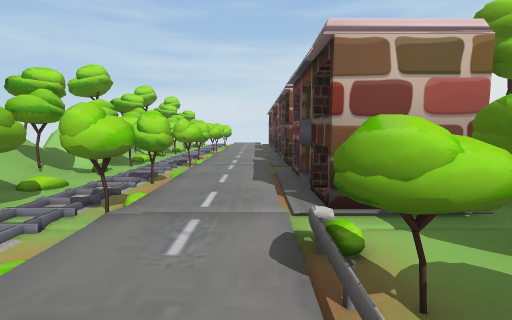
view 1 (above)

16 first-person views from a walk through a 3-D level made in the Unity game engine. The camera is 1.4 m above the floor, tilts 6° down and sees 85° across. The floor is counted in squares, 2 m on a side. Each view is taken from the middle of a square. On the plan, view 1 faces up. The plan holds only what a view shows up to about 9 squares ahead; the rest is blank. The place goes on beyond the plan. The player is left out. Some surface patterns are stand-ins.

view 2
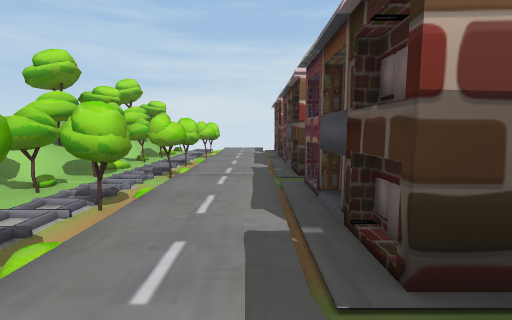

view 3
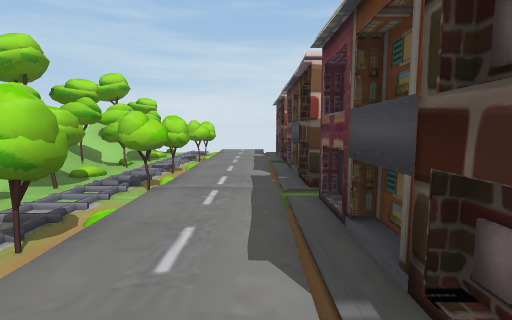

view 4
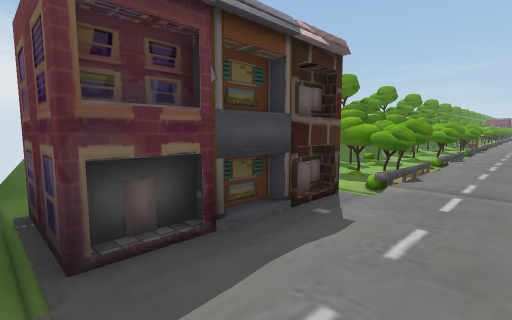

view 5
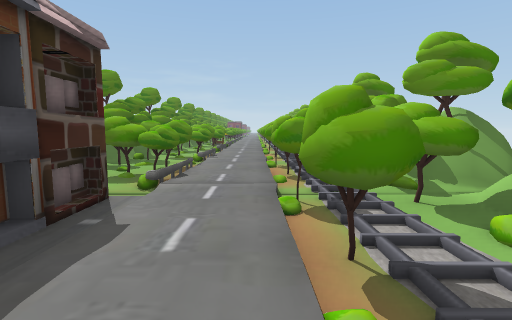

view 6
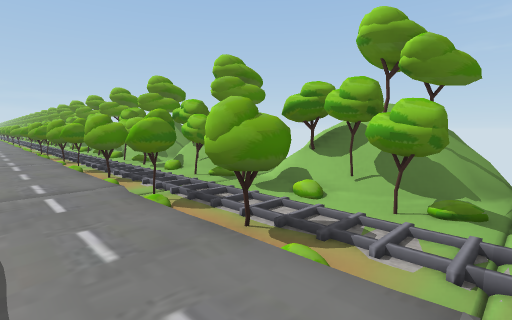

view 7
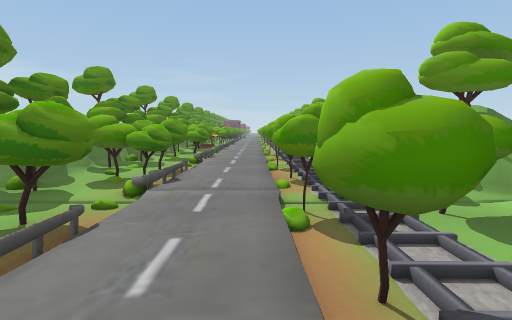

view 8
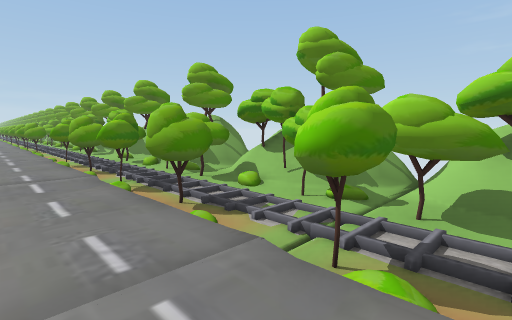

view 9
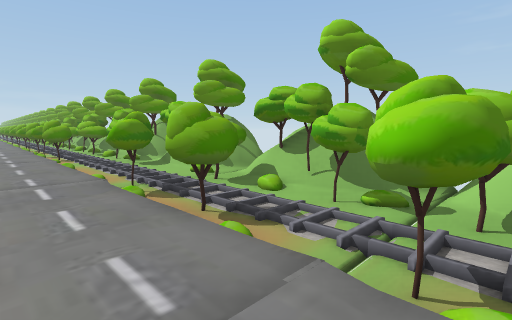

view 10
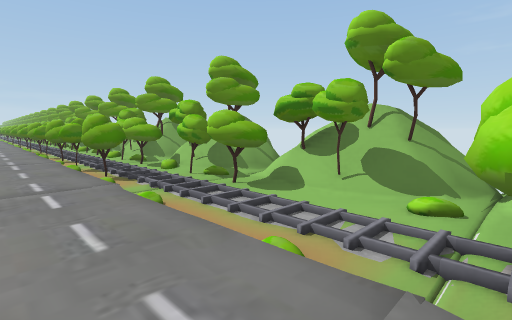

view 11
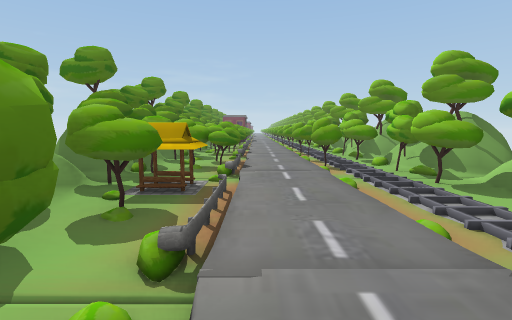

view 12
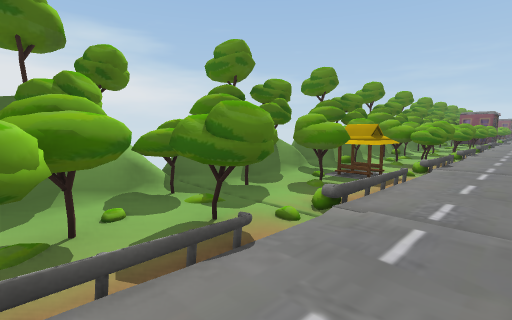

view 13
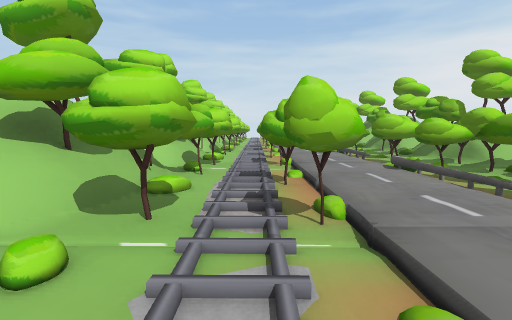

view 14
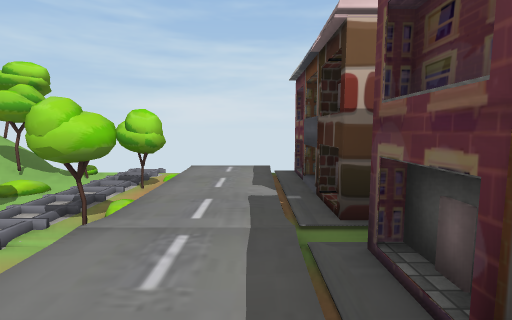

view 15
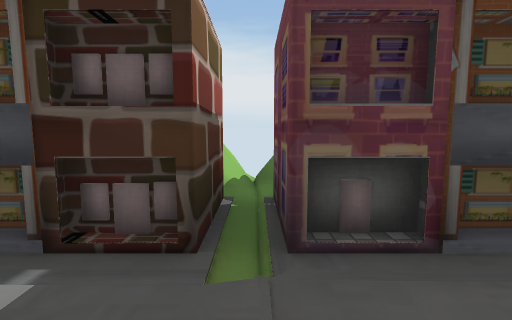

view 16
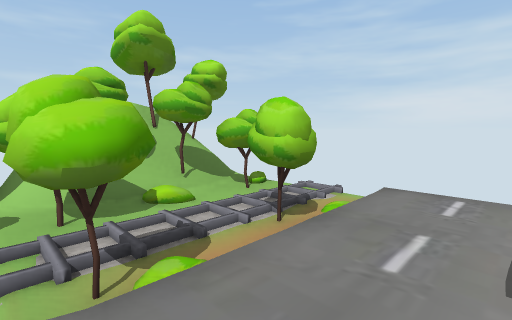

### Floor plan
Key: @ floor where view 1 was taken; # wall or solid block; x gap in a wall; . main floor; - floor 0.25 m lower than the main floor; / step, stairs or slope; ^ raised ledge; v drop or lower ground.
Columns run from 5 left of view 1 to 4 right of it. Each row starts with its distance up from view 1.
 16   #/..#
 15   ##..#
 14   ##..##
 13   ##..///x
 12   ##..##
 11   #/..#
 10   #/..#
  9   #/..#
  8   ##..#
  7   ##..#
  6    #..///x
  5    #..####
  4   ##..#
  3   ##..#
  2   #/..#
  1   ##..#
  0   ##.@#
 -1    #..#
 -2   ##..#
 -3   ##..#
 -4   #/#.#
 -5   #/..#
 -6   ##..#
 -7   ##..#
 -8  ###..#
 -9 ##///.##
-10 ###/..##
-11 v^#/..^#
-12 vx-/..##
-13  ###..##

Positions as (right, up) in squares from view 1, and headings:
1: (0, 0), facing up
2: (0, 5), facing up
3: (0, 6), facing up
4: (-1, 6), facing down-right
5: (-1, 6), facing down
6: (0, 6), facing down-left
7: (-1, 2), facing down
8: (0, 0), facing down-left
9: (0, -4), facing down-left
10: (0, -8), facing down-left
11: (0, -7), facing down
12: (-1, -6), facing down-right
13: (-2, -10), facing up
14: (0, 11), facing up
15: (-1, 13), facing right
16: (0, 13), facing up-left
